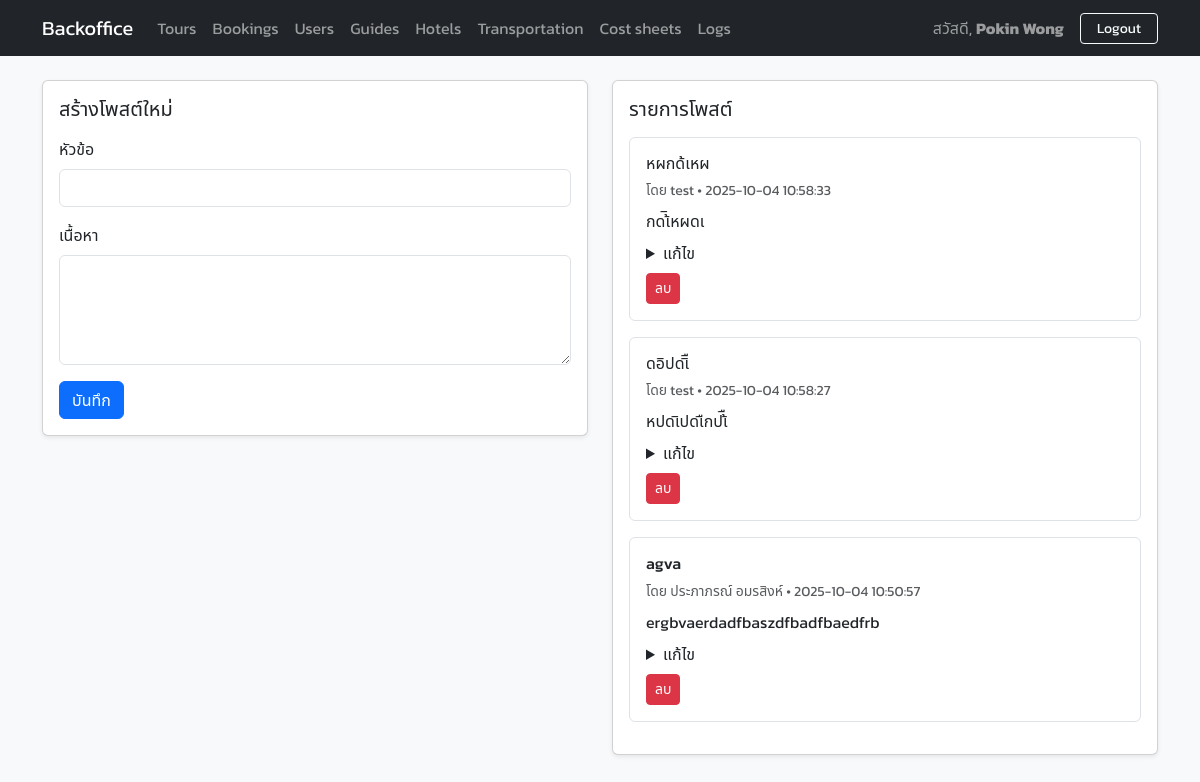
The page /public/posts.php (signed in) on the database its author committed.
### tables this page shows
CREATE TABLE `posts` (
  `id` int NOT NULL,
  `title` varchar(255) NOT NULL,
  `body` text NOT NULL,
  `created_by` int NOT NULL,
  `created_at` timestamp NULL DEFAULT CURRENT_TIMESTAMP
);

CREATE TABLE `users` (
  `id` int NOT NULL,
  `email` varchar(190) NOT NULL,
  `password` varchar(255) NOT NULL,
  `full_name` varchar(190) NOT NULL,
  `role` enum('director','manager','officer','non-admin') NOT NULL DEFAULT 'non-admin',
  `created_at` timestamp NULL DEFAULT CURRENT_TIMESTAMP
);

### includes/auth.php (called while the page is built, shortened)
<?php
function user_role() {
  return $_SESSION['user']['role'] ?? 'guest';
}
function can($action) {
  $role = user_role();
  switch ($action) {
    case 'view_backoffice':
      return in_array($role, ['director','manager','officer']);
    case 'delete':
      return in_array($role, ['director','manager']);
    case 'bypass_confirm':
      return $role === 'director';
  }
}

### public/posts.php (the view, shortened to what this page needs)
<?php
require_once __DIR__ . '/../includes/layout.php';
require_once __DIR__ . '/../includes/audit.php';
$posts = $pdo->query("
  SELECT p.*, u.full_name
  FROM posts p
  JOIN users u ON u.id = p.created_by
  ORDER BY p.id DESC
")->fetchAll(PDO::FETCH_ASSOC);
?>
<div class="row">
  <div class="col-lg-6">
    <div class="card shadow-sm mb-3">
      <div class="card-body">
        <h5 class="mb-3">สร้างโพสต์ใหม่</h5>
        <form method="post">
          <div class="mb-3">
            <label class="form-label">หัวข้อ</label>
            <input type="text" name="title" class="form-control" required>
          </div>
          <div class="mb-3">
            <label class="form-label">เนื้อหา</label>
            <textarea name="body" class="form-control" rows="4" required></textarea>
          </div>
          <button class="btn btn-primary">บันทึก</button>
        </form>
      </div>
    </div>
  </div>
  <div class="col-lg-6">
    <div class="card shadow-sm">
      <div class="card-body">
        <h5 class="mb-3">รายการโพสต์</h5>
        <?php foreach ($posts as $p): ?>
          <div class="border rounded p-3 mb-3 bg-white">
            <h6 class="mb-1"><?= htmlspecialchars($p['title']) ?></h6>
            <small class="text-muted">โดย <?= htmlspecialchars($p['full_name']) ?> • <?= htmlspecialchars($p['created_at']) ?></small>
            <p class="mt-2 mb-2"><?= nl2br(htmlspecialchars($p['body'])) ?></p>
            <details class="mb-2">
              <summary>แก้ไข</summary>
            </details>
            <?php if (can('delete')): ?>
              <form method="post" onsubmit="return confirm('ยืนยันลบโพสต์นี้?')">
                <button class="btn btn-danger btn-sm">ลบ</button>
              </form>
            <?php endif; ?>
          </div>
        <?php endforeach; ?>
      </div>
    </div>
  </div>
</div>

### includes/layout.php (style rules this page uses)
:root { --bs-body-font-family: 'Poppins', 'Kanit', system-ui, -apple-system, 'Segoe UI', Roboto, 'Helvetica Neue', Arial, 'Noto Sans Thai', sans-serif; --bs-font-sans-serif: var(--bs-body-font-family); }
html, body { font-family: var(--bs-body-font-family); -webkit-font-smoothing: antialiased; -moz-osx-font-smoothing: grayscale; text-rendering: optimizeLegibility; font-variant-numeric: tabular-nums; }
:lang(th) { font-family: 'Kanit', 'Poppins', system-ui, -apple-system, 'Segoe UI', Roboto, 'Helvetica Neue', Arial, 'Noto Sans Thai', sans-serif; }

### rows shown on the page
posts: title "หผกด้เหผ", created_by.full_name "test", created_at "2025-10-04 10:58:33", body "กดเ้ิหผดเ"
posts: title "ดอิปดเิื", created_by.full_name "test", created_at "2025-10-04 10:58:27", body "หปดเิปดเืกปเ้ื"
posts: title "agva", created_by.full_name "ประภาภรณ์ อมรสิงห์", created_at "2025-10-04 10:50:57", body "ergbvaerdadfbaszdfbadfbaedfrb"

### other values the page prints
$_SESSION['user']['full_name'] "Pokin Wong"
